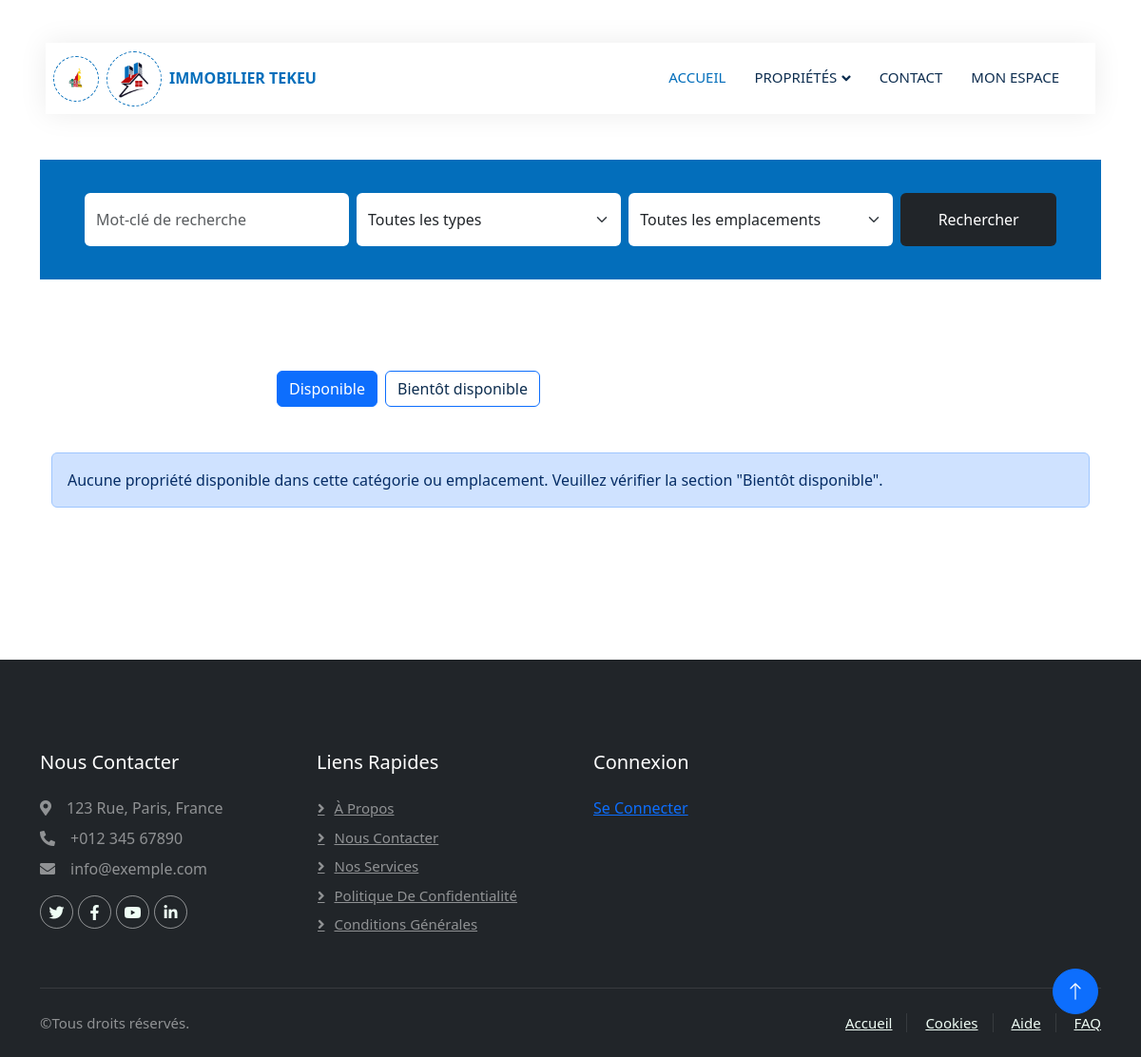
Before: /properties/ with the older database file.
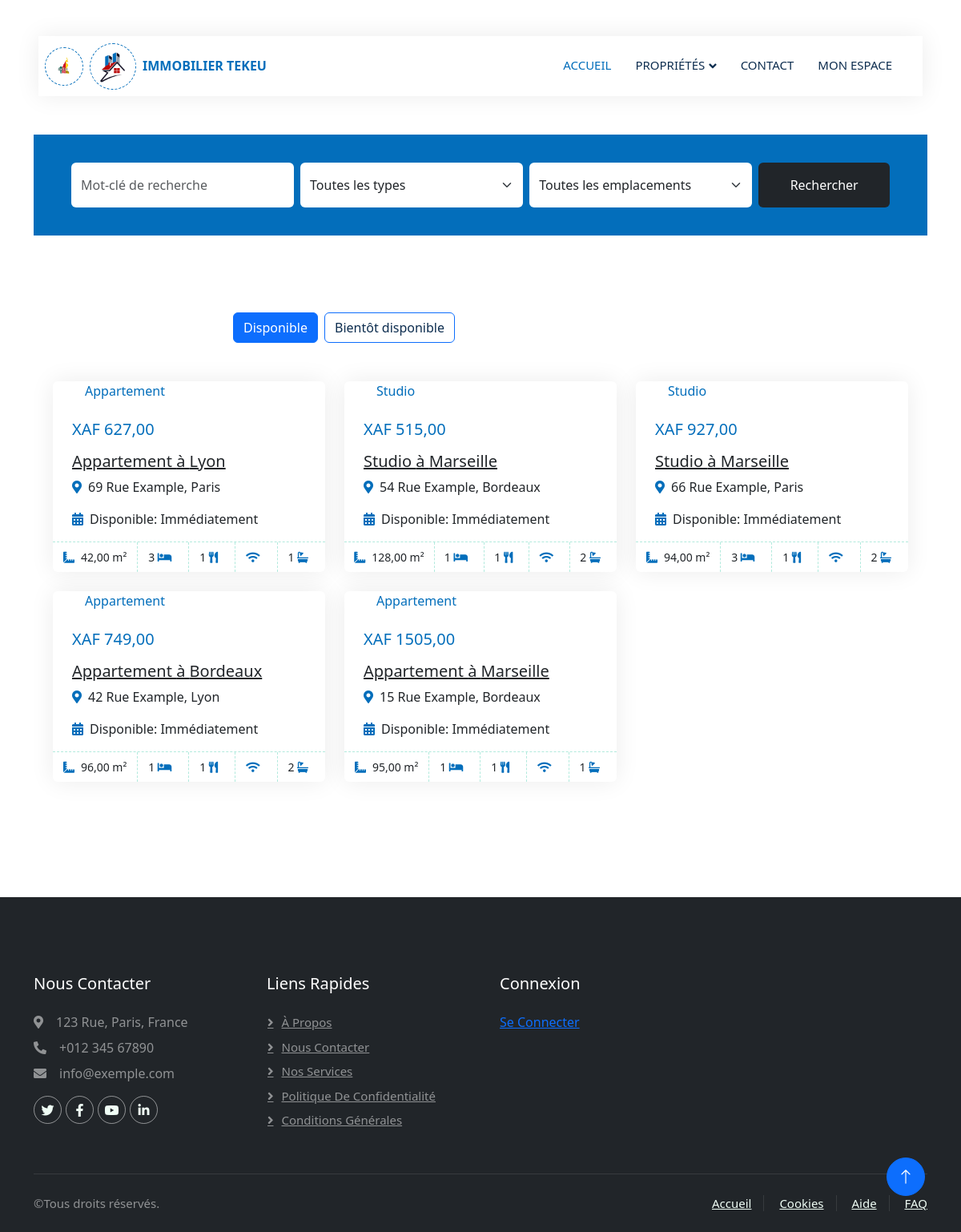
After: the same page with the newer database file.
### rental/models.py (models this page shows, shortened)
class Property(models.Model):
    CONTRACT_CHOICES = [
        (3, '3 mois'),
        (6, '6 mois'),
        (12, '1 an'),
    ]
    category = models.ForeignKey(PropertyCategory, on_delete=models.PROTECT, verbose_name="Catégorie")
    number_of_rooms = models.PositiveIntegerField(verbose_name="Nombre de pièces", default=1)
    number_of_bedrooms = models.PositiveIntegerField(verbose_name="Nombre de chambres", default=1)
    number_of_toilets = models.PositiveIntegerField(verbose_name="Nombre de toilettes", default=1)
    number_of_baths = models.PositiveIntegerField(verbose_name="Nombre de salles de bain", default=1)
    number_of_kitchens = models.PositiveIntegerField(verbose_name="Nombre de cuisines", default=1)
    main_picture = models.ImageField(upload_to='properties/', verbose_name="Image principale")
    picture_1 = models.ImageField(upload_to='properties/', blank=True, null=True, verbose_name="Image 1")
    picture_2 = models.ImageField(upload_to='properties/', blank=True, null=True, verbose_name="Image 2")
    picture_3 = models.ImageField(upload_to='properties/', blank=True, null=True, verbose_name="Image 3")
    picture_4 = models.ImageField(upload_to='properties/', blank=True, null=True, verbose_name="Image 4")
    picture_5 = models.ImageField(upload_to='properties/', blank=True, null=True, verbose_name="Image 5")
    is_available = models.BooleanField(default=True, verbose_name="Disponible")
    date_available = models.DateField(verbose_name="Date de disponibilité", default=timezone.now)
    price_per_month = models.DecimalField(max_digits=10, decimal_places=2, verbose_name="Prix par mois")
    reservation_price = models.DecimalField(max_digits=10, decimal_places=2, verbose_name="Prix de réservation")
    total_surface_area = models.DecimalField(max_digits=10, decimal_places=2, verbose_name="Surface totale (m²)")
    location = models.ForeignKey(Location, on_delete=models.PROTECT, verbose_name="Emplacement")
    address = models.TextField(verbose_name="Adresse")
    caution_fees = models.DecimalField(max_digits=10, decimal_places=2, verbose_name="Frais de caution")
    contract_period = models.IntegerField(choices=CONTRACT_CHOICES, verbose_name="Période de contrat", default=12)
    description = models.TextField(verbose_name="Description", blank=True)
    class Meta:
        verbose_name = "Propriété"
        verbose_name_plural = "Propriétés"

class PropertyCategory(models.Model):
    name = models.CharField(max_length=100, verbose_name="Nom")
    description = models.TextField(verbose_name="Description", blank=True)
    class Meta:
        verbose_name = "Catégorie de propriété"
        verbose_name_plural = "Catégories de propriétés"
    def __str__(self):
        return self.name

class Location(models.Model):
    name = models.CharField(max_length=100, verbose_name="Nom")
    description = models.TextField(verbose_name="Description", blank=True)
    class Meta:
        verbose_name = "Emplacement"
        verbose_name_plural = "Emplacements"
    def __str__(self):
        return self.name

### rental/views.py (the view)
# urls.py: path('properties/', views.property_list, name='property_list'),
def property_list(request):
    selected_category_id = request.GET.get('category', 'all')
    selected_location_id = request.GET.get('location', 'all')
    available_properties = Property.objects.filter(is_available=True)
    soon_available_properties = Property.objects.filter(is_available=False)
    if selected_category_id != 'all':
        available_properties = available_properties.filter(category_id=selected_category_id)
        soon_available_properties = soon_available_properties.filter(category_id=selected_category_id)
    if selected_location_id != 'all':
        available_properties = available_properties.filter(location_id=selected_location_id)
        soon_available_properties = soon_available_properties.filter(location_id=selected_location_id)
    available_empty = not available_properties.exists()
    soon_available_empty = not soon_available_properties.exists()
    categories = PropertyCategory.objects.all()
    locations = Location.objects.all()
    context = {
        'available_properties': available_properties,
        'soon_available_properties': soon_available_properties,
        'categories': categories,
        'locations': locations,
        'selected_category_id': selected_category_id,
        'selected_location_id': selected_location_id,
        'available_empty': available_empty,
        'soon_available_empty': soon_available_empty,
    }
    return render(request, 'rental/property_list.html', context)

### templates/rental/property_list.html (shortened to what this page needs)
{% extends 'base.html' %}
{% load static %}
{% block content %}
<div class="container-fluid bg-primary mb-5 wow fadeIn" data-wow-delay="0.1s" style="padding: 35px;">
    <div class="container">
        <form action="{% url 'rental:property_list' %}" method="GET">
            <div class="row g-2">
                <div class="col-md-10">
                    <div class="row g-2">
                        <div class="col-md-4">
                            <input type="text" class="form-control border-0 py-3" placeholder="Mot-clé de recherche" name="search">
                        </div>
                        <div class="col-md-4">
                            <select class="form-select border-0 py-3" name="category">
                                <option value="all">Toutes les types</option>
                            </select>
                        </div>
                        <div class="col-md-4">
                            <select class="form-select border-0 py-3" name="location">
                                <option value="all">Toutes les emplacements</option>
                            </select>
                        </div>
                    </div>
                </div>
                <div class="col-md-2">
                    <button type="submit" class="btn btn-dark border-0 w-100 py-3">Rechercher</button>
                </div>
            </div>
        </form>
    </div>
</div>
        <div class="container-xxl py-5">
            <div class="container">
                <div class="row g-0 gx-5 align-items-end">
                    <div class="col-lg-6 text-start text-lg-end wow slideInRight" data-wow-delay="0.1s">
                        <ul class="nav nav-pills d-inline-flex justify-content-end mb-5">
                            <li class="nav-item me-2">
                                <a class="btn btn-outline-primary active" data-bs-toggle="pill" href="#tab-1">Disponible</a>
                            </li>
                            <li class="nav-item me-2">
                                <a class="btn btn-outline-primary" data-bs-toggle="pill" href="#tab-2">Bientôt disponible</a>
                            </li>
                        </ul>
                    </div>
                </div>
                <div class="tab-content">
                    <div id="tab-1" class="tab-pane fade show p-0 active">
                        <div class="row g-4">
                            {% if available_empty %}
                            <div class="alert alert-primary" role="alert">
                                Aucune propriété disponible dans cette catégorie ou emplacement. Veuillez vérifier la section "Bientôt disponible".
                            </div>
                        {% else %}
                            {% for property in available_properties %}
                            <div class="col-lg-4 col-md-6 wow fadeInUp" data-wow-delay="0.1s">
                                <div class="property-item rounded overflow-hidden">
                                    <div class="position-relative overflow-hidden">
                                        <div class="bg-white rounded-top text-primary position-absolute start-0 bottom-0 mx-4 pt-1 px-3">{{ property.category }}</div>
                                    </div>
                                    <div class="p-4 pb-0">
                                        <h5 class="text-primary mb-3">XAF {{ property.price_per_month }}</h5>
                                        <a class="d-block h5 mb-2" href="{% url 'rental:property_detail' property.id %}">{{ property.category }} à {{ property.location }}</a>
                                        <p><i class="fa fa-map-marker-alt text-primary me-2"></i>{{ property.address }}</p>
                                        <p><i class="fa fa-calendar-alt text-primary me-2"></i>Disponible: Immédiatement</p>
                                    </div>
                                    <div class="d-flex border-top">
                                        <small class="flex-fill text-center border-end py-2"><i class="fa fa-ruler-combined text-primary me-2"></i>{{ property.total_surface_area }} m²</small>
                                        <small class="flex-fill text-center border-end py-2">{{ property.number_of_bedrooms }} <i class="fa fa-bed text-primary me-2"></i></small>
                                        <small class="flex-fill text-center border-end py-2">{{ property.number_of_kitchens }} <i class="fa fa-utensils text-primary me-2"></i></small>
                                        <small class="flex-fill text-center border-end py-2"><i class="fa fa-wifi text-primary me-2"></i></small>
                                        <small class="flex-fill text-center py-2">{{ property.number_of_toilets }} <i class="fa fa-bath text-primary me-2"></i></small>
                                    </div>
                                </div>
                            </div>
                            {% endfor %}
                            {% endif %}
                        </div>
                    </div>
                </div>
            </div>
        </div>
{% endblock %}

### templates/base.html (shortened to what this page needs)
<!DOCTYPE html>
<html lang="en">
{% load static %}
<head>
    <link href="https://cdnjs.cloudflare.com/ajax/libs/font-awesome/5.10.0/css/all.min.css" rel="stylesheet">
    <link href="https://cdn.jsdelivr.net/npm/bootstrap-icons@1.4.1/font/bootstrap-icons.css" rel="stylesheet">
    <link href="{% static "js/animate/animate.min.css" %}" rel="stylesheet">
    <link href="{% static "js/owlcarousel/assets/owl.carousel.min.css" %}" rel="stylesheet">
    <link href="{% static "css/bootstrap.min.css" %}" rel="stylesheet">
    <link href="{% static "css/style.css" %}" rel="stylesheet">
</head>
<body>
    <div class="container-xxl bg-white p-0">
        <div class="container-fluid nav-bar bg-transparent">
            <nav class="navbar navbar-expand-lg bg-white navbar-light py-0 px-2">
                <a href="{% url "rental:home" %}" class="navbar-brand d-flex align-items-center text-center">
                    <div class="icon p-2 me-2">
                        <img class="img-fluid" src="{% static 'img/cicc-logo.png' %}" alt="Icon" style="width: 30px; height: 30px;">
                    </div>
                    <div class="icon p-2 me-2">
                        <img class="img-fluid" src="{% static 'img/logo.png' %}" alt="Icon" style="width: 40px; height: 40px;">
                    </div>
                    <h6 class="m-0 text-primary fw-bold">IMMOBILIER TEKEU</h6>
                </a>
                <div class="collapse navbar-collapse" id="navbarCollapse">
                    <div class="navbar-nav ms-auto">
                        <a href="{% url "rental:home" %}" class="nav-item nav-link active">Accueil</a>
                        <div class="nav-item dropdown">
                            <a href="#" class="nav-link dropdown-toggle" data-bs-toggle="dropdown">Propriétés</a>
                        </div>
                        <a href="{% url "rental:contact" %}" class="nav-item nav-link">Contact</a>
                        <a href="{% url "rental:visitor_login" %}" class="nav-item nav-link">Mon espace</a>
                    </div>
                </div>
            </nav>
        </div>
        <div class="container-xxl py-5">
            <div class="container">
        {% block content %}
        {% endblock %}
    </div>
</div>
<div class="container-fluid bg-dark text-white-50 footer pt-5 mt-5 wow fadeIn" data-wow-delay="0.1s">
    <div class="container py-5">
        <div class="row g-5">
            <div class="col-lg-3 col-md-6">
                <h5 class="text-white mb-4">Nous Contacter</h5>
                <p class="mb-2"><i class="fa fa-map-marker-alt me-3"></i>123 Rue, Paris, France</p>
                <p class="mb-2"><i class="fa fa-phone-alt me-3"></i>+012 345 67890</p>
                <p class="mb-2"><i class="fa fa-envelope me-3"></i>info@exemple.com</p>
                <div class="d-flex pt-2">
                    <a class="btn btn-outline-light btn-social" href=""><i class="fab fa-twitter"></i></a>
                    <a class="btn btn-outline-light btn-social" href=""><i class="fab fa-facebook-f"></i></a>
                    <a class="btn btn-outline-light btn-social" href=""><i class="fab fa-youtube"></i></a>
                    <a class="btn btn-outline-light btn-social" href=""><i class="fab fa-linkedin-in"></i></a>
                </div>
            </div>
            <div class="col-lg-3 col-md-6">
                <h5 class="text-white mb-4">Liens Rapides</h5>
                <a class="btn btn-link text-white-50" href="">À Propos</a>
                <a class="btn btn-link text-white-50" href="">Nous Contacter</a>
                <a class="btn btn-link text-white-50" href="">Nos Services</a>
                <a class="btn btn-link text-white-50" href="">Politique de Confidentialité</a>
                <a class="btn btn-link text-white-50" href="">Conditions Générales</a>
            </div>
            <div class="col-lg-3 col-md-6">
                <h5 class="text-white mb-4">Connexion</h5>
                <a href="{% url "custom_admin:login" %}" class="">Se Connecter</a>
            </div>
        </div>
    </div>
    <div class="container">
        <div class="copyright">
            <div class="row">
                <div class="col-md-6 text-center text-md-start mb-3 mb-md-0">
                    &copy;Tous droits réservés.
                </div>
                <div class="col-md-6 text-center text-md-end">
                    <div class="footer-menu">
                        <a href="">Accueil</a>
                        <a href="">Cookies</a>
                        <a href="">Aide</a>
                        <a href="">FAQ</a>
                    </div>
                </div>
            </div>
        </div>
    </div>
</div>
        <a href="#" class="btn btn-lg btn-primary btn-lg-square back-to-top"><i class="bi bi-arrow-up"></i></a>
    </div>
</body>
</html>

Changed rows visible on the page:
added Property: category "Appartement", price_per_month "627,00", location "Lyon", address "69 Rue Example, Paris", total_surface_area "42,00", number_of_bedrooms "3", number_of_kitchens "1", number_of_toilets "1"
added Property: category "Studio", price_per_month "515,00", location "Marseille", address "54 Rue Example, Bordeaux", total_surface_area "128,00", number_of_bedrooms "1", number_of_kitchens "1", number_of_toilets "2"
added Property: category "Studio", price_per_month "927,00", location "Marseille", address "66 Rue Example, Paris", total_surface_area "94,00", number_of_bedrooms "3", number_of_kitchens "1", number_of_toilets "2"
added Property: category "Appartement", price_per_month "749,00", location "Bordeaux", address "42 Rue Example, Lyon", total_surface_area "96,00", number_of_bedrooms "1", number_of_kitchens "1", number_of_toilets "2"
added Property: category "Appartement", price_per_month "1505,00", location "Marseille", address "15 Rue Example, Bordeaux", total_surface_area "95,00", number_of_bedrooms "1", number_of_kitchens "1", number_of_toilets "1"
Other visible differences:
text no longer shown: "Aucune propriété disponible dans cette catégorie ou emplacement. Veuillez vérifier la section \"Bientôt disponible\"."
